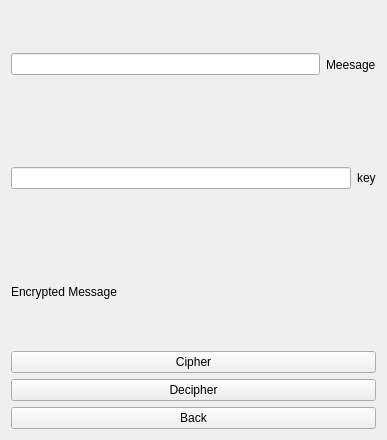
<?xml version="1.0" encoding="UTF-8"?>
<ui version="4.0">
 <class>Form_Cipher</class>
 <widget class="QWidget" name="Form_Cipher">
  <property name="geometry">
   <rect>
    <x>0</x>
    <y>0</y>
    <width>387</width>
    <height>440</height>
   </rect>
  </property>
  <property name="windowTitle">
   <string>Form</string>
  </property>
  <layout class="QVBoxLayout" name="verticalLayout_2">
   <item>
    <layout class="QVBoxLayout" name="verticalLayout">
     <item>
      <layout class="QHBoxLayout" name="horizontalLayout">
       <item>
        <widget class="QLineEdit" name="messageInput"/>
       </item>
       <item>
        <widget class="QLabel" name="msg">
         <property name="text">
          <string>Meesage</string>
         </property>
        </widget>
       </item>
      </layout>
     </item>
    </layout>
   </item>
   <item>
    <layout class="QHBoxLayout" name="horizontalLayout_2">
     <item>
      <widget class="QLineEdit" name="keyInput"/>
     </item>
     <item>
      <widget class="QLabel" name="key">
       <property name="text">
        <string>key</string>
       </property>
      </widget>
     </item>
    </layout>
   </item>
   <item>
    <widget class="QLabel" name="encryptedMessage">
     <property name="text">
      <string>Encrypted Message</string>
     </property>
    </widget>
   </item>
   <item>
    <widget class="QPushButton" name="CipherButton">
     <property name="text">
      <string>Cipher</string>
     </property>
    </widget>
   </item>
   <item>
    <widget class="QPushButton" name="DecipherButton">
     <property name="text">
      <string>Decipher</string>
     </property>
    </widget>
   </item>
   <item>
    <widget class="QPushButton" name="Back">
     <property name="text">
      <string>Back</string>
     </property>
    </widget>
   </item>
  </layout>
 </widget>
 <resources/>
 <connections/>
</ui>
